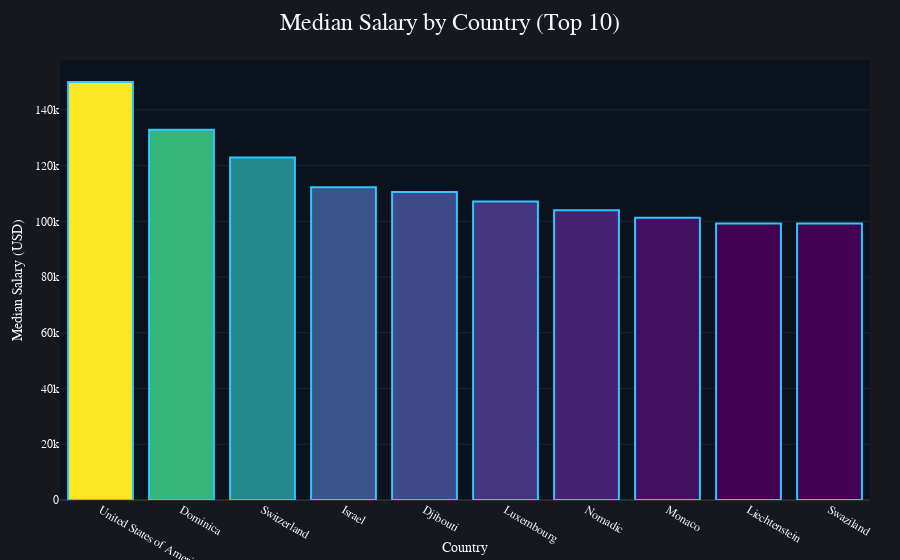
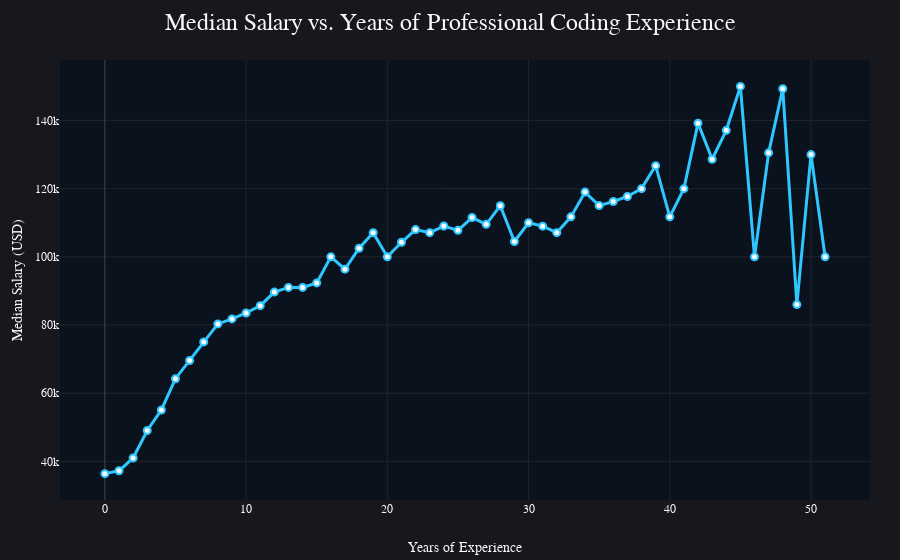

Source (notebook cell) for these figures, in order:
### Code cell
import pandas as pd
import plotly.graph_objects as go
import plotly.io as pio

# Set a custom dark theme resembling your slides
pio.templates["custom_dark"] = go.layout.Template(
    layout=go.Layout(
        font=dict(family="Montserrat, Arial, sans-serif", color="#F8F8FF"),
        paper_bgcolor="#16181d",  # deep black/blue
        plot_bgcolor="rgba(10,18,30,0.95)",
        title=dict(font=dict(size=24, color="#F8F8FF")),
        xaxis=dict(gridcolor="#22232a", zerolinecolor="#444", linecolor="#444"),
        yaxis=dict(gridcolor="#22232a", zerolinecolor="#444", linecolor="#444"),
        margin=dict(l=60, r=30, t=60, b=60)
    )
)
pio.templates.default = "custom_dark"

# Load and clean data
df = pd.read_csv('../data/survey_results_public.csv')
df = df[['Country', 'YearsCodePro', 'ConvertedCompYearly']]
df = df.dropna(subset=['Country', 'YearsCodePro', 'ConvertedCompYearly'])
df = df[df['ConvertedCompYearly'] > 0]
df['YearsCodePro'] = df['YearsCodePro'].replace({'Less than 1 year': 0, 'More than 50 years': 51})
df['YearsCodePro'] = pd.to_numeric(df['YearsCodePro'], errors='coerce')
df = df.dropna(subset=['YearsCodePro'])

# Median Salary by Country (Top 10)
country_median = df.groupby('Country')['ConvertedCompYearly'].median().sort_values(ascending=False).head(10)
fig1 = go.Figure(go.Bar(
    x=country_median.index,
    y=country_median.values,
    marker=dict(
        color=country_median.values,
        colorscale='Viridis',
        line=dict(color="#2EC7FF", width=2)
    )
))
fig1.update_layout(
    title="Median Salary by Country (Top 10)",
    xaxis_title="Country",
    yaxis_title="Median Salary (USD)",
    template="custom_dark"
)
fig1.show()

# Median Salary vs. Years of Experience
exp_median = df.groupby('YearsCodePro')['ConvertedCompYearly'].median()
fig2 = go.Figure(go.Scatter(
    x=exp_median.index,
    y=exp_median.values,
    mode='lines+markers',
    line=dict(color="#2EC7FF", width=3),
    marker=dict(size=7, color="#F8F8FF", line=dict(width=2, color="#2EC7FF"))
))
fig2.update_layout(
    title="Median Salary vs. Years of Professional Coding Experience",
    xaxis_title="Years of Experience",
    yaxis_title="Median Salary (USD)",
    template="custom_dark"
)
fig2.show()

### Figure 1 — Plotly figure (JSON) as saved in the notebook; plotly's stock layout.template omitted (floating-point values rounded to 4 significant figures)
{"data": [{"marker": {"color": [150000, 132857, 122891, 112257, 110500.0, 107090, 104000, 101300.0, 99195, 99195], "colorscale": [[0, "#440154"], [0.1111, "#482878"], [0.2222, "#3e4989"], [0.3333, "#31688e"], [0.4444, "#26828e"], [0.5556, "#1f9e89"], [0.6667, "#35b779"], [0.7778, "#6ece58"], [0.8889, "#b5de2b"], [1, "#fde725"]], "line": {"color": "#2EC7FF", "width": 2}}, "type": "bar", "x": ["United States of America", "Dominica", "Switzerland", "Israel", "Djibouti", "Luxembourg", "Nomadic", "Monaco", "Liechtenstein", "Swaziland"], "y": [150000, 132857, 122891, 112257, 110500.0, 107090, 104000, 101300.0, 99195, 99195]}], "layout": {"title": {"text": "Median Salary by Country (Top 10)"}, "xaxis": {"title": {"text": "Country"}}, "yaxis": {"title": {"text": "Median Salary (USD)"}}}}

### Figure 2 — Plotly figure (JSON) as saved in the notebook; plotly's stock layout.template omitted (floating-point values rounded to 4 significant figures)
{"data": [{"line": {"color": "#2EC7FF", "width": 3}, "marker": {"color": "#F8F8FF", "line": {"color": "#2EC7FF", "width": 2}, "size": 7}, "mode": "lines+markers", "type": "scatter", "x": [0, 1, 2, 3, 4, 5, 6, 7, 8, 9, 10, 11, 12, 13, 14, 15, 16, 17, 18, 19, 20, 21, 22, 23, 24, 25, 26, 27, 28, 29, 30, 31, 32, 33, 34, 35, 36, 37, 38, 39, 40, 41, 42, 43, 44, 45, 46, 47, 48, 49, 50, 51], "y": [36410, 37241, 41000, 49072, 55082, 64254, 69608, 75052, 80317, 81787, 83530, 85672, 89660.0, 91026, 91026, 92343, 100000, 96381, 102533, 107090, 100000, 104300.0, 108000, 107090, 109000.0, 107769, 111527, 109525, 115000, 104500, 110000, 109000, 107090, 111724, 119000, 115028, 116224, 117700.0, 120000, 126800.0, 111724, 120000, 139216, 128630, 137108, 150000, 100000, 130500, 149300.0, 86000, 130000, 100000]}], "layout": {"title": {"text": "Median Salary vs. Years of Professional Coding Experience"}, "xaxis": {"title": {"text": "Years of Experience"}}, "yaxis": {"title": {"text": "Median Salary (USD)"}}}}
